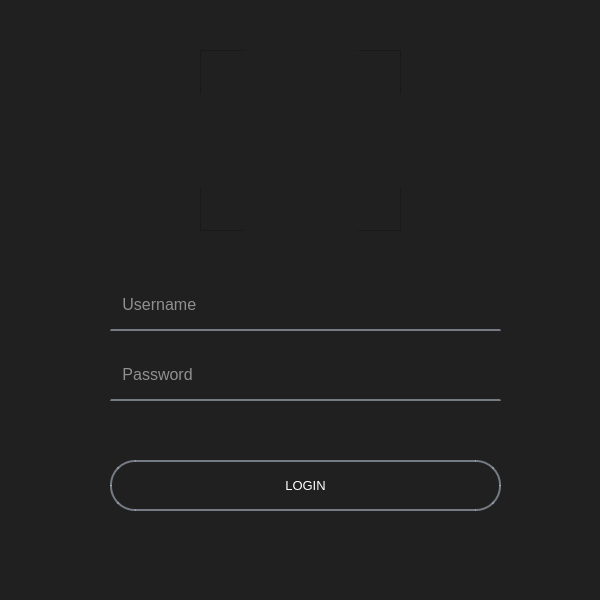
<?xml version="1.0" encoding="UTF-8"?>
<ui version="4.0">
 <class>Login</class>
 <widget class="QWidget" name="Login">
  <property name="geometry">
   <rect>
    <x>0</x>
    <y>0</y>
    <width>600</width>
    <height>600</height>
   </rect>
  </property>
  <property name="windowTitle">
   <string> Admin Login</string>
  </property>
  <property name="windowIcon">
   <iconset>
    <normalon>:/icons/icons/white/login.png</normalon>
   </iconset>
  </property>
  <property name="styleSheet">
   <string notr="true">QWidget{
	background-color: #202020;
}

QLineEdit{
	border-top: none;
	border-bottom: 2px solid #a2a6aebc;
	/*border-radius: 25px;*/
	color: #fff;
	font-size: 12pt;
	padding-left: 5px;
}

QLineEdit:Focus{
	border-bottom: 2px solid #ffffff;
}

#LoginBtn{
	border: 2px solid #a2a6aebc;
	border-radius: 25px;
	color: #fff;
	font-size: 10pt;
}

#LoginBtn:Hover{
	background-color: #fff;
	color: #000;
}

#Profile{
	border-radius: 50px;
}</string>
  </property>
  <widget class="QLineEdit" name="Username">
   <property name="geometry">
    <rect>
     <x>110</x>
     <y>280</y>
     <width>391</width>
     <height>51</height>
    </rect>
   </property>
   <property name="styleSheet">
    <string notr="true"/>
   </property>
   <property name="placeholderText">
    <string> Username</string>
   </property>
  </widget>
  <widget class="QLineEdit" name="Password">
   <property name="geometry">
    <rect>
     <x>110</x>
     <y>350</y>
     <width>391</width>
     <height>51</height>
    </rect>
   </property>
   <property name="styleSheet">
    <string notr="true"/>
   </property>
   <property name="echoMode">
    <enum>QLineEdit::Password</enum>
   </property>
   <property name="placeholderText">
    <string> Password</string>
   </property>
  </widget>
  <widget class="QPushButton" name="LoginBtn">
   <property name="geometry">
    <rect>
     <x>110</x>
     <y>460</y>
     <width>391</width>
     <height>51</height>
    </rect>
   </property>
   <property name="text">
    <string>LOGIN</string>
   </property>
  </widget>
  <widget class="QFrame" name="frame">
   <property name="geometry">
    <rect>
     <x>200</x>
     <y>50</y>
     <width>201</width>
     <height>181</height>
    </rect>
   </property>
   <property name="frameShape">
    <enum>QFrame::StyledPanel</enum>
   </property>
   <property name="frameShadow">
    <enum>QFrame::Raised</enum>
   </property>
   <widget class="QPushButton" name="Profile">
    <property name="geometry">
     <rect>
      <x>0</x>
      <y>0</y>
      <width>201</width>
      <height>181</height>
     </rect>
    </property>
    <property name="text">
     <string/>
    </property>
    <property name="icon">
     <iconset resource="resources.qrc">
      <normaloff>:/icons/icons/white/login.png</normaloff>:/icons/icons/white/login.png</iconset>
    </property>
    <property name="iconSize">
     <size>
      <width>150</width>
      <height>150</height>
     </size>
    </property>
   </widget>
  </widget>
 </widget>
 <resources>
  <include location="../resources/resources.qrc"/>
 </resources>
 <connections/>
</ui>
